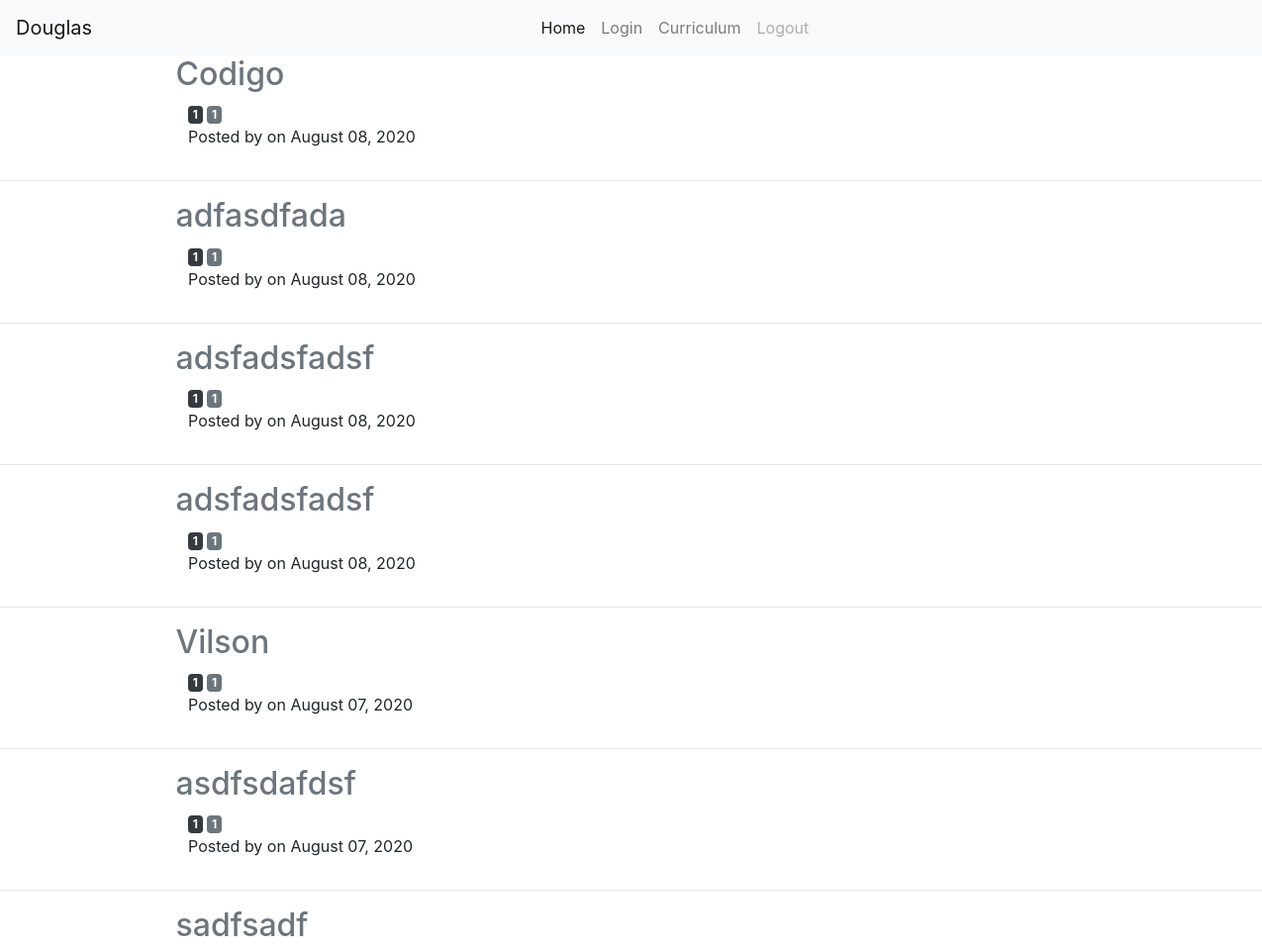
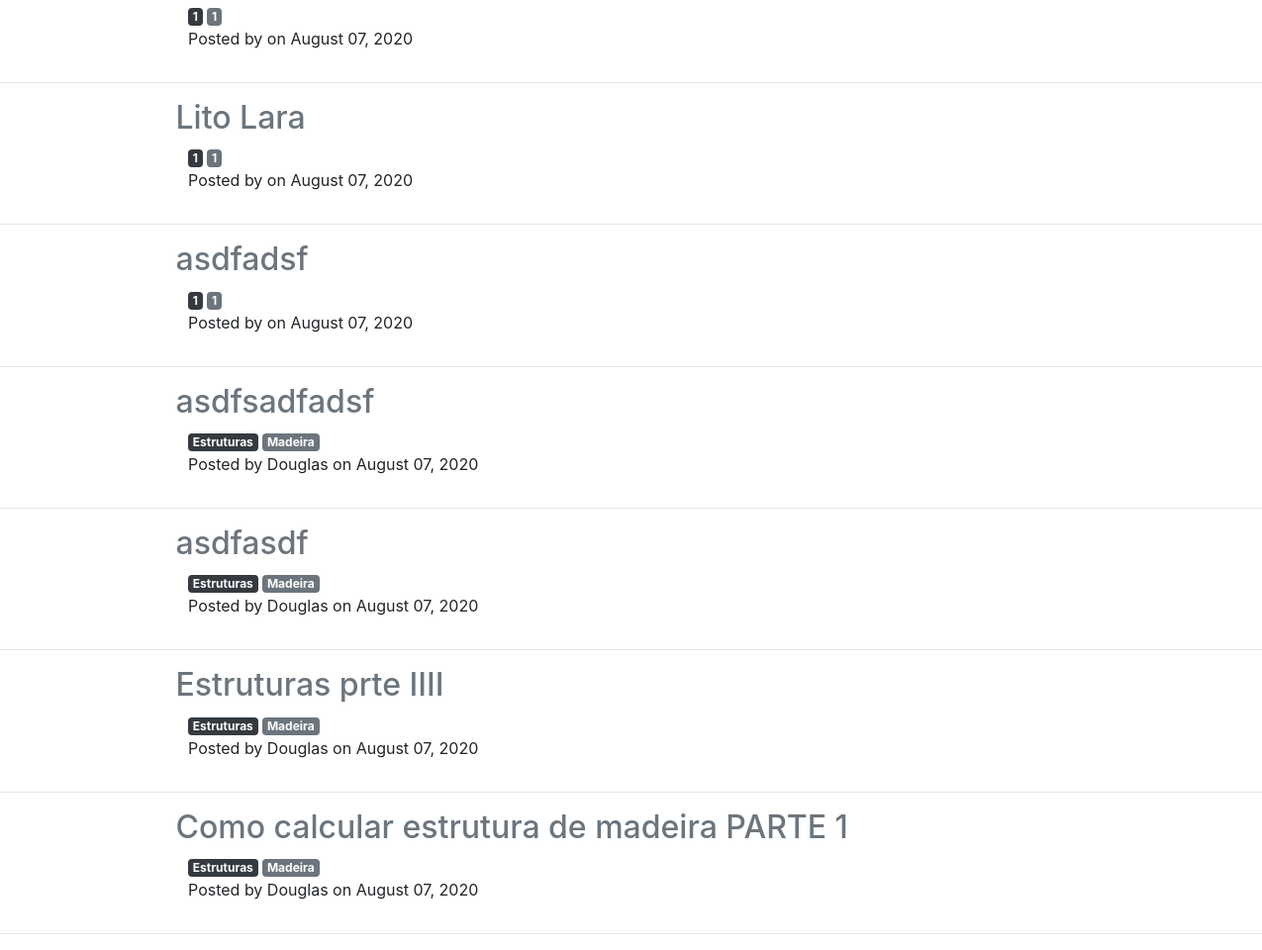
The page / on the database its author committed (2 pictures, top to bottom).
### app/models/tables.py (models this page shows, shortened)
class Blogpost(db.Model):
    __tablename_='Blogpost'
    id = db.Column(db.Integer, primary_key=True)
    title = db.Column(db.String())
    categoria = db.Column(db.String(50))
    subcategoria = db.Column(db.String(50))
    username = db.Column(db.String(20))
    date_posted = db.Column(db.DateTime(),default=datetime.utcnow)
    content = db.Column(db.Text())

### app/controllers/default.py (the view)
@app.route('/')
def index():
    posts = Blogpost.query.order_by(Blogpost.date_posted.desc()).all()
    return render_template('index.html', posts=posts)

### app/templates/index.html (shortened to what this page needs)
<!DOCTYPE html>
{% extends 'base.html'%}
{%block alert%}
<html>
<head>
	<link rel="stylesheet" type="text/css" href="{{url_for('static', filename='css/bootstrap.min.css')}}">
</head>
<body>
        {% for post in posts %}
        <div class="container"><div class="row"> <div class="col-md-12 offset-md-1">
          <div class="post-preview">
            <a href="{{ url_for('post', post_id=post.id) }}">
              <h2 class="text-secondary">
                {{ post.title }}</div></div></div>
              <div class="container"><div class="row"> <div class="col-md-12 offset-md-1"><span class="badge badge-dark">{{ post.categoria }}</span>
                <span class="badge badge-secondary">{{post.subcategoria}}</span>
              </div></div></div>
             <div class="container"><div class="row"> <div class="col-md-12 offset-md-1"><p class="post-meta">Posted by {{ post.username }} on {{ post.date_posted.strftime('%B %d, %Y') }}</p></div></div></div>
          </div>
          <hr>
          {% endfor %}
{% endblock %}

### app/templates/base.html (shortened to what this page needs)
<!DOCTYPE html>
<html>
<head>
<link rel="stylesheet" type="text/css" href="{{url_for('static', filename='css/bootstrap.min.css')}}">
</head>
{% block navbar %}
<nav class="navbar navbar-expand-lg navbar-light bg-light">
  <a class="navbar-brand" href="#">Douglas</a>
  <div class="col-md-4 offset-md-4">
  <div class="collapse navbar-collapse" id="navbarNav">
    <ul class="navbar-nav">
      <li class="nav-item active">
        <a class="nav-link" href="#">Home <span class="sr-only">(current)</span></a>
      </li>
      <li class="nav-item">
        <a class="nav-link" href="#">Login</a>
      </li>
      <li class="nav-item">
        <a class="nav-link" href="#">Curriculum</a>
      </li>
      <li class="nav-item">
        <a class="nav-link disabled" href="#" tabindex="-1" aria-disabled="true">Logout</a>
      </li>
    </ul>
  </div></div>
</nav>
{%endblock%}
	{%block alert%}{% endblock %}
<body>
</body>
</html>

### rows shown on the page
Blogpost: title "Codigo", categoria "1", subcategoria "1", date_posted "August 08, 2020"
Blogpost: title "adfasdfada", categoria "1", subcategoria "1", date_posted "August 08, 2020"
Blogpost: title "adsfadsfadsf", categoria "1", subcategoria "1", date_posted "August 08, 2020"
Blogpost: title "adsfadsfadsf", categoria "1", subcategoria "1", date_posted "August 08, 2020"
Blogpost: title "Vilson", categoria "1", subcategoria "1", date_posted "August 07, 2020"
Blogpost: title "asdfsdafdsf", categoria "1", subcategoria "1", date_posted "August 07, 2020"
Blogpost: title "sadfsadf", categoria "1", subcategoria "1", date_posted "August 07, 2020"
Blogpost: title "Lito Lara", categoria "1", subcategoria "1", date_posted "August 07, 2020"
Blogpost: title "asdfadsf", categoria "1", subcategoria "1", date_posted "August 07, 2020"
Blogpost: title "asdfsadfadsf", categoria "Estruturas", subcategoria "Madeira", username "Douglas", date_posted "August 07, 2020"
Blogpost: title "asdfasdf", categoria "Estruturas", subcategoria "Madeira", username "Douglas", date_posted "August 07, 2020"
Blogpost: title "Estruturas prte IIII", categoria "Estruturas", subcategoria "Madeira", username "Douglas", date_posted "August 07, 2020"
Blogpost: title "Como calcular estrutura de madeira PARTE 1", categoria "Estruturas", subcategoria "Madeira", username "Douglas", date_posted "August 07, 2020"
